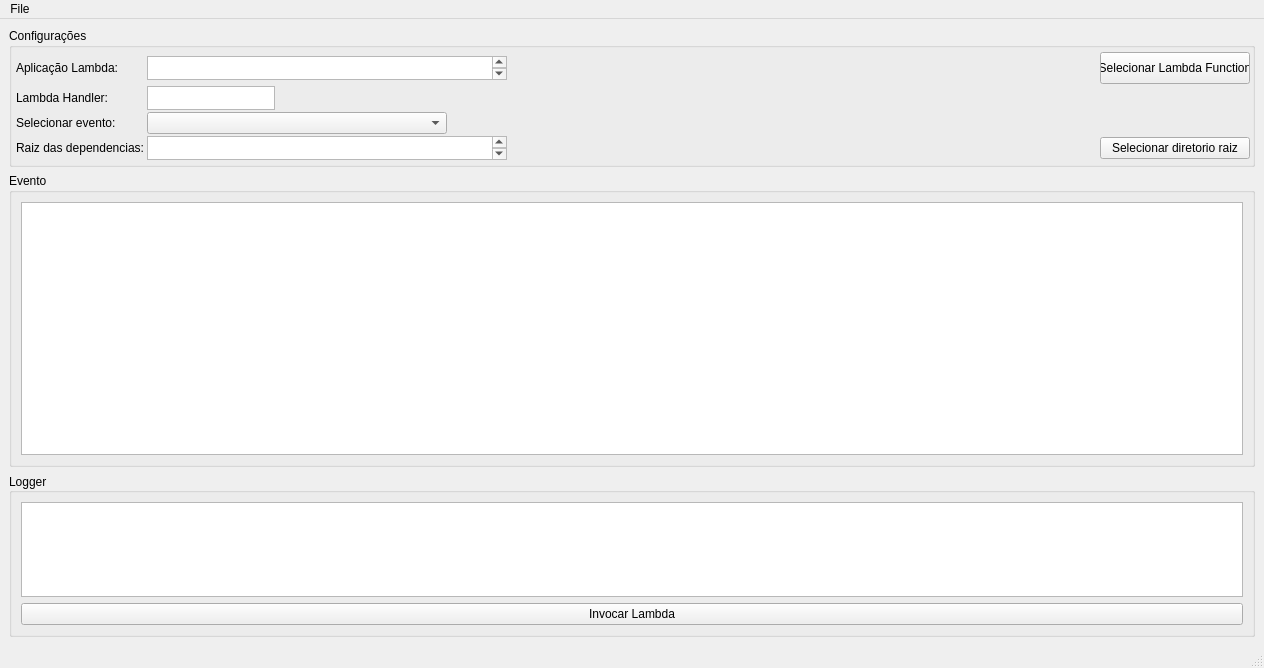
<?xml version="1.0" encoding="UTF-8"?>
<ui version="4.0">
 <class>MainWindow</class>
 <widget class="QMainWindow" name="MainWindow">
  <property name="geometry">
   <rect>
    <x>0</x>
    <y>0</y>
    <width>1264</width>
    <height>668</height>
   </rect>
  </property>
  <property name="sizePolicy">
   <sizepolicy hsizetype="Preferred" vsizetype="Ignored">
    <horstretch>0</horstretch>
    <verstretch>0</verstretch>
   </sizepolicy>
  </property>
  <property name="windowTitle">
   <string>Python Lambda Test Tool</string>
  </property>
  <property name="dockOptions">
   <set>QMainWindow::AllowTabbedDocks|QMainWindow::AnimatedDocks</set>
  </property>
  <widget class="QWidget" name="centralwidget">
   <property name="enabled">
    <bool>true</bool>
   </property>
   <property name="contextMenuPolicy">
    <enum>Qt::ActionsContextMenu</enum>
   </property>
   <property name="layoutDirection">
    <enum>Qt::LeftToRight</enum>
   </property>
   <property name="autoFillBackground">
    <bool>false</bool>
   </property>
   <layout class="QGridLayout" name="gridLayout_4" rowstretch="1,9,5" rowminimumheight="0,0,0">
    <property name="leftMargin">
     <number>9</number>
    </property>
    <item row="0" column="0" alignment="Qt::AlignTop">
     <widget class="QGroupBox" name="config_groupBox">
      <property name="layoutDirection">
       <enum>Qt::LeftToRight</enum>
      </property>
      <property name="autoFillBackground">
       <bool>true</bool>
      </property>
      <property name="title">
       <string>Configurações</string>
      </property>
      <layout class="QHBoxLayout" name="horizontalLayout">
       <property name="spacing">
        <number>2</number>
       </property>
       <property name="leftMargin">
        <number>2</number>
       </property>
       <property name="topMargin">
        <number>2</number>
       </property>
       <property name="rightMargin">
        <number>2</number>
       </property>
       <property name="bottomMargin">
        <number>2</number>
       </property>
       <item>
        <layout class="QGridLayout" name="_2" rowstretch="0,0,0,0" columnstretch="0,9,0">
         <property name="sizeConstraint">
          <enum>QLayout::SetDefaultConstraint</enum>
         </property>
         <property name="leftMargin">
          <number>2</number>
         </property>
         <property name="topMargin">
          <number>2</number>
         </property>
         <property name="bottomMargin">
          <number>2</number>
         </property>
         <property name="spacing">
          <number>2</number>
         </property>
         <item row="1" column="0" alignment="Qt::AlignLeft|Qt::AlignVCenter">
          <widget class="QLabel" name="label_2">
           <property name="text">
            <string>Lambda Handler:</string>
           </property>
          </widget>
         </item>
         <item row="2" column="1" alignment="Qt::AlignLeft|Qt::AlignVCenter">
          <widget class="QComboBox" name="evento_comboBox">
           <property name="sizePolicy">
            <sizepolicy hsizetype="Maximum" vsizetype="Maximum">
             <horstretch>0</horstretch>
             <verstretch>0</verstretch>
            </sizepolicy>
           </property>
           <property name="minimumSize">
            <size>
             <width>300</width>
             <height>0</height>
            </size>
           </property>
          </widget>
         </item>
         <item row="2" column="0" alignment="Qt::AlignLeft|Qt::AlignVCenter">
          <widget class="QLabel" name="label_3">
           <property name="text">
            <string>Selecionar evento:</string>
           </property>
          </widget>
         </item>
         <item row="3" column="0" alignment="Qt::AlignLeft|Qt::AlignVCenter">
          <widget class="QLabel" name="label_4">
           <property name="sizePolicy">
            <sizepolicy hsizetype="Minimum" vsizetype="Minimum">
             <horstretch>0</horstretch>
             <verstretch>0</verstretch>
            </sizepolicy>
           </property>
           <property name="minimumSize">
            <size>
             <width>0</width>
             <height>0</height>
            </size>
           </property>
           <property name="maximumSize">
            <size>
             <width>999</width>
             <height>999</height>
            </size>
           </property>
           <property name="toolTip">
            <string>Caminho para o diretorio da raiz de dependencias do projeto</string>
           </property>
           <property name="text">
            <string>Raiz das dependencias:</string>
           </property>
          </widget>
         </item>
         <item row="1" column="1" alignment="Qt::AlignLeft|Qt::AlignVCenter">
          <widget class="QPlainTextEdit" name="handler_name_textEdit">
           <property name="enabled">
            <bool>true</bool>
           </property>
           <property name="sizePolicy">
            <sizepolicy hsizetype="Expanding" vsizetype="Maximum">
             <horstretch>0</horstretch>
             <verstretch>0</verstretch>
            </sizepolicy>
           </property>
           <property name="minimumSize">
            <size>
             <width>128</width>
             <height>24</height>
            </size>
           </property>
           <property name="maximumSize">
            <size>
             <width>0</width>
             <height>0</height>
            </size>
           </property>
           <property name="font">
            <font>
             <pointsize>7</pointsize>
            </font>
           </property>
           <property name="contextMenuPolicy">
            <enum>Qt::NoContextMenu</enum>
           </property>
           <property name="layoutDirection">
            <enum>Qt::LeftToRight</enum>
           </property>
           <property name="autoFillBackground">
            <bool>false</bool>
           </property>
           <property name="lineWidth">
            <number>1</number>
           </property>
          </widget>
         </item>
         <item row="0" column="1" alignment="Qt::AlignLeft|Qt::AlignVCenter">
          <widget class="QTextEdit" name="app_path_textEdit">
           <property name="sizePolicy">
            <sizepolicy hsizetype="Expanding" vsizetype="Fixed">
             <horstretch>0</horstretch>
             <verstretch>0</verstretch>
            </sizepolicy>
           </property>
           <property name="minimumSize">
            <size>
             <width>360</width>
             <height>24</height>
            </size>
           </property>
           <property name="maximumSize">
            <size>
             <width>1980</width>
             <height>24</height>
            </size>
           </property>
           <property name="sizeIncrement">
            <size>
             <width>0</width>
             <height>0</height>
            </size>
           </property>
           <property name="font">
            <font>
             <pointsize>7</pointsize>
            </font>
           </property>
           <property name="toolTip">
            <string>Localização do entrypoint da aplicação lambda.</string>
           </property>
           <property name="layoutDirection">
            <enum>Qt::LeftToRight</enum>
           </property>
           <property name="autoFillBackground">
            <bool>false</bool>
           </property>
           <property name="verticalScrollBarPolicy">
            <enum>Qt::ScrollBarAsNeeded</enum>
           </property>
           <property name="horizontalScrollBarPolicy">
            <enum>Qt::ScrollBarAsNeeded</enum>
           </property>
           <property name="sizeAdjustPolicy">
            <enum>QAbstractScrollArea::AdjustIgnored</enum>
           </property>
           <property name="html">
            <string>&lt;!DOCTYPE HTML PUBLIC &quot;-//W3C//DTD HTML 4.0//EN&quot; &quot;http://www.w3.org/TR/REC-html40/strict.dtd&quot;&gt;
&lt;html&gt;&lt;head&gt;&lt;meta name=&quot;qrichtext&quot; content=&quot;1&quot; /&gt;&lt;style type=&quot;text/css&quot;&gt;
p, li { white-space: pre-wrap; }
&lt;/style&gt;&lt;/head&gt;&lt;body style=&quot; font-family:'MS Shell Dlg 2'; font-size:7pt; font-weight:400; font-style:normal;&quot;&gt;
&lt;p style=&quot;-qt-paragraph-type:empty; margin-top:0px; margin-bottom:0px; margin-left:0px; margin-right:0px; -qt-block-indent:0; text-indent:0px;&quot;&gt;&lt;br /&gt;&lt;/p&gt;
&lt;p style=&quot;-qt-paragraph-type:empty; margin-top:0px; margin-bottom:0px; margin-left:0px; margin-right:0px; -qt-block-indent:0; text-indent:0px;&quot;&gt;&lt;br /&gt;&lt;/p&gt;&lt;/body&gt;&lt;/html&gt;</string>
           </property>
          </widget>
         </item>
         <item row="0" column="2" alignment="Qt::AlignHCenter|Qt::AlignVCenter">
          <widget class="QPushButton" name="select_lambda_pushButton">
           <property name="sizePolicy">
            <sizepolicy hsizetype="MinimumExpanding" vsizetype="Maximum">
             <horstretch>0</horstretch>
             <verstretch>0</verstretch>
            </sizepolicy>
           </property>
           <property name="minimumSize">
            <size>
             <width>150</width>
             <height>32</height>
            </size>
           </property>
           <property name="maximumSize">
            <size>
             <width>0</width>
             <height>0</height>
            </size>
           </property>
           <property name="layoutDirection">
            <enum>Qt::LeftToRight</enum>
           </property>
           <property name="text">
            <string>Selecionar Lambda Function</string>
           </property>
          </widget>
         </item>
         <item row="0" column="0" alignment="Qt::AlignLeft|Qt::AlignVCenter">
          <widget class="QLabel" name="label">
           <property name="text">
            <string>Aplicação Lambda: </string>
           </property>
          </widget>
         </item>
         <item row="3" column="1" alignment="Qt::AlignLeft|Qt::AlignVCenter">
          <widget class="QPlainTextEdit" name="dep_path_TextEdit">
           <property name="sizePolicy">
            <sizepolicy hsizetype="Expanding" vsizetype="Maximum">
             <horstretch>0</horstretch>
             <verstretch>0</verstretch>
            </sizepolicy>
           </property>
           <property name="minimumSize">
            <size>
             <width>360</width>
             <height>24</height>
            </size>
           </property>
           <property name="maximumSize">
            <size>
             <width>9464646</width>
             <height>24</height>
            </size>
           </property>
           <property name="sizeAdjustPolicy">
            <enum>QAbstractScrollArea::AdjustIgnored</enum>
           </property>
          </widget>
         </item>
         <item row="3" column="2">
          <widget class="QPushButton" name="select_dep_dir_pushButton">
           <property name="text">
            <string>Selecionar diretorio raiz</string>
           </property>
          </widget>
         </item>
        </layout>
       </item>
      </layout>
     </widget>
    </item>
    <item row="1" column="0">
     <widget class="QGroupBox" name="evento_groupBox">
      <property name="sizePolicy">
       <sizepolicy hsizetype="Preferred" vsizetype="Preferred">
        <horstretch>0</horstretch>
        <verstretch>0</verstretch>
       </sizepolicy>
      </property>
      <property name="autoFillBackground">
       <bool>true</bool>
      </property>
      <property name="title">
       <string>Evento</string>
      </property>
      <property name="flat">
       <bool>true</bool>
      </property>
      <layout class="QGridLayout" name="gridLayout_2">
       <item row="0" column="0">
        <widget class="QTextEdit" name="evento_textEdit"/>
       </item>
      </layout>
     </widget>
    </item>
    <item row="2" column="0">
     <widget class="QGroupBox" name="logger_grouBox">
      <property name="font">
       <font>
        <stylestrategy>PreferDefault</stylestrategy>
       </font>
      </property>
      <property name="toolTip">
       <string>Configurações para a invocação da lambda</string>
      </property>
      <property name="autoFillBackground">
       <bool>true</bool>
      </property>
      <property name="title">
       <string>Logger</string>
      </property>
      <property name="alignment">
       <set>Qt::AlignLeading|Qt::AlignLeft|Qt::AlignVCenter</set>
      </property>
      <property name="flat">
       <bool>true</bool>
      </property>
      <layout class="QGridLayout" name="gridLayout">
       <item row="0" column="0">
        <widget class="QTextBrowser" name="logger_textBrowser">
         <property name="layoutDirection">
          <enum>Qt::LeftToRight</enum>
         </property>
        </widget>
       </item>
       <item row="1" column="0">
        <widget class="QPushButton" name="invoke_lambda_pushButton">
         <property name="text">
          <string>Invocar Lambda</string>
         </property>
        </widget>
       </item>
      </layout>
     </widget>
    </item>
   </layout>
  </widget>
  <widget class="QMenuBar" name="menubar">
   <property name="geometry">
    <rect>
     <x>0</x>
     <y>0</y>
     <width>1264</width>
     <height>21</height>
    </rect>
   </property>
   <widget class="QMenu" name="menuFile">
    <property name="title">
     <string>File</string>
    </property>
    <addaction name="actionAbrir_Json"/>
    <addaction name="actionSalvar_Json"/>
    <addaction name="actionSelecionar_diretorio_de_eventos"/>
    <addaction name="actionInstalar_dependencias_do_projeto_requirements_txt"/>
   </widget>
   <addaction name="menuFile"/>
  </widget>
  <widget class="QStatusBar" name="statusbar"/>
  <action name="actionAbrir_Json">
   <property name="text">
    <string>Abrir Json</string>
   </property>
  </action>
  <action name="actionSalvar_Json">
   <property name="text">
    <string>Salvar Json</string>
   </property>
  </action>
  <action name="actionSelecionar_diretorio_de_eventos">
   <property name="text">
    <string>Selecionar diretorio de eventos</string>
   </property>
  </action>
  <action name="actionInstalar_dependencias_do_projeto_requirements_txt">
   <property name="text">
    <string>Instalar dependencias do projeto(requirements.txt)</string>
   </property>
  </action>
 </widget>
 <resources/>
 <connections/>
</ui>
